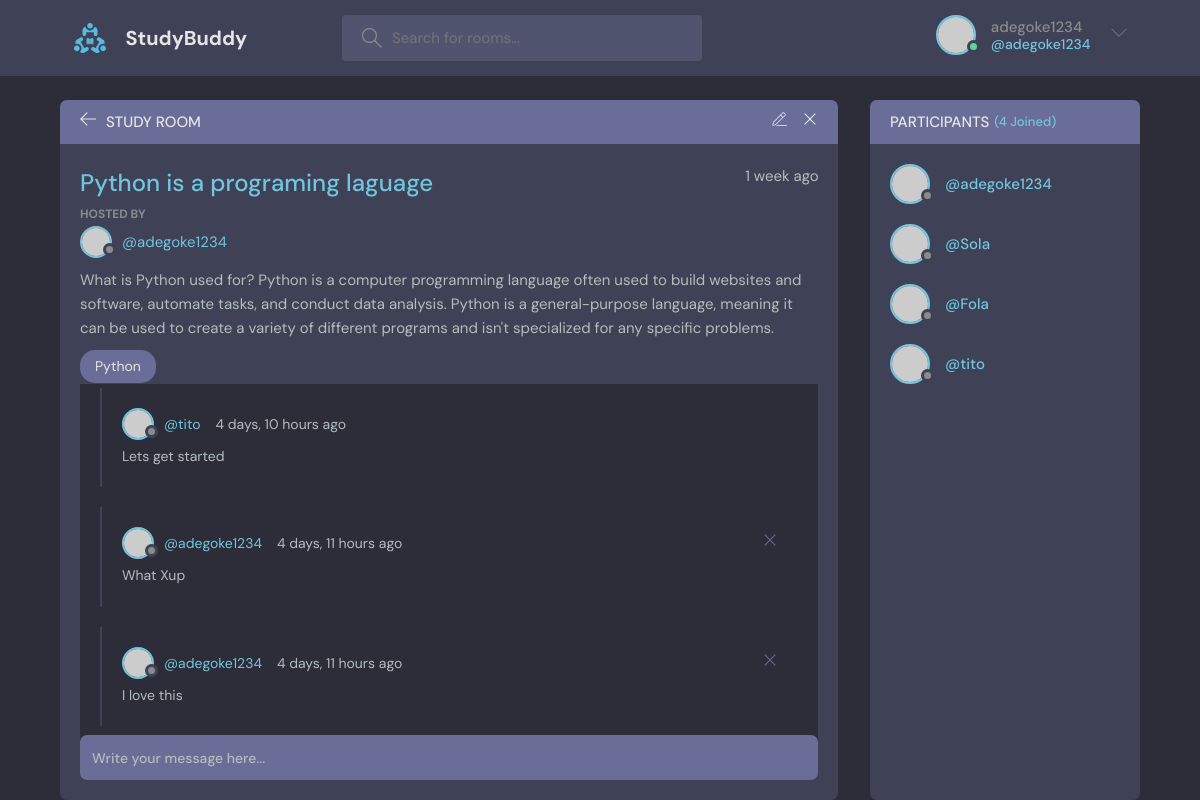
/room/2/ (signed in), run on the app's committed database.
### base/models.py (models this page shows, shortened)
class Room(models.Model):
    host = models.ForeignKey(User, on_delete=models.SET_NULL, null=True)
    topic = models.ForeignKey(Topic, on_delete=models.SET_NULL, null=True)
    name=models.CharField(max_length=200)
    description=models.TextField(null=True, blank=True)
    participants=models.ManyToManyField(User, related_name='participants', blank=True)
    updated=models.DateTimeField(auto_now=True)
    created= models.DateTimeField(auto_now_add=True)
    class Meta:
        ordering = ['-updated', '-created']

class Topic(models.Model):
    name=models.CharField(max_length=200)
    def __str__(self):
        return self.name

class Message(models.Model):
    user=models.ForeignKey(User, on_delete=models.CASCADE)
    room= models.ForeignKey(Room, on_delete=models.CASCADE)
    body= models.TextField()
    updated=models.DateTimeField(auto_now=True)
    created= models.DateTimeField(auto_now_add=True)
    class Meta:
        ordering = ['-updated', '-created']

### base/views.py (the view, shortened to what this page needs)
# urls.py: path('room/<str:pk>/', views.room, name='room'),
@login_required(login_url='login')
def room(request, pk):
    room=Room.objects.get(id=pk)
    room_messages= room.message_set.all()
    participants=room.participants.all()
    context={'room': room, 'room_messages': room_messages, 'participants': participants}
    return render(request, 'base/room.html', context)

### base/templates/base/room.html (shortened to what this page needs)
{% extends 'main.html' %}
  {% block content %}
  <main class="profile-page layout layout--2">
    <div class="container">
      <div class="room">
        <div class="room__top">
          <div class="room__topLeft">
            <a href="{% url 'home' %}">
              <svg version="1.1" xmlns="http://www.w3.org/2000/svg" width="32" height="32" viewBox="0 0 32 32">
                <title>arrow-left</title>
                <path
                  d="M13.723 2.286l-13.723 13.714 13.719 13.714 1.616-1.611-10.96-10.96h27.625v-2.286h-27.625l10.965-10.965-1.616-1.607z"
                ></path>
              </svg>
            </a>
            <h3>Study Room</h3>
          </div>
          {% if request.user ==  room.host %}
          <div class="room__topRight">
            <a href="{% url 'update-room' room.id   %}">
            </a>
            <a href="{% url 'delete-room' room.id %}">
              <svg version="1.1" xmlns="http://www.w3.org/2000/svg" width="32" height="32" viewBox="0 0 32 32">
                <title>remove</title>
                <path
                  d="M27.314 6.019l-1.333-1.333-9.98 9.981-9.981-9.981-1.333 1.333 9.981 9.981-9.981 9.98 1.333 1.333 9.981-9.98 9.98 9.98 1.333-1.333-9.98-9.98 9.98-9.981z"
                ></path>
              </svg>
            </a>
          </div>
          {% endif %}
        </div>
        <div class="room__box scroll">
          <div class="room__header scroll">
            <div class="room__info">
              <h3>{{room.name}}</h3>
              <span>{{room.created|timesince}} ago</span>
            </div>
            <div class="room__hosted">
              <p>Hosted By</p>
              <a href="{% url 'profile' room.id %}" class="room__author">
                <div class="avatar avatar--small">
                  <img src="https://randomuser.me/api/portraits/men/37.jpg" />
                </div>
                <span>@{{room.host}}</span>
              </a>
            </div>
            <div class="room__details">
              {{room.description}}
            </div>
            <span class="room__topics">{{room.topic}}</span>
          </div>
          <div class="room__conversation">
            <div class="threads scroll">
              {% for message in room_messages %}
              <div class="thread">
                <div class="thread__top">
                  <div class="thread__author">
                    <a href="#" class="thread__authorInfo">
                      <div class="avatar avatar--small">
                        <img src="https://randomuser.me/api/portraits/men/37.jpg" />
                      </div>
                      <span>@{{message.user}}</span>
                    </a>
                    <span class="thread__date">{{message.created|timesince}} ago</span>
                  </div>
                  {% if request.user == message.user %}
                  <div class="thread__delete">
                   <a href="{% url 'delete-message' message.id %}">
                    <svg version="1.1" xmlns="http://www.w3.org/2000/svg" width="32" height="32" viewBox="0 0 32 32">
                      <title>remove</title>
                      <path
                        d="M27.314 6.019l-1.333-1.333-9.98 9.981-9.981-9.981-1.333 1.333 9.981 9.981-9.981 9.98 1.333 1.333 9.981-9.98 9.98 9.98 1.333-1.333-9.98-9.98 9.98-9.981z"
                      ></path>
                    </svg>
                   </a>
                  </div>
                  {% endif %}
                </div>
                <div class="thread__details">
                 {{message.body}}
                </div>
              </div>
              {% endfor %}
            </div>
          </div>
        </div>
        <div class="room__message">
          <form action="#" method="POST">
            <input name="body" placeholder="Write your message here..." />
          </form>
        </div>
      </div>
      <div class="participants">
        <h3 class="participants__top">Participants<span>({{room.participants.count}} Joined)</span></h3>
        <div class="participants__list scroll">
          {% for user in participants %}
          <a href="{% url 'profile' user.id %}" class="participant">
            <div class="avatar avatar--medium">
              <img src="https://randomuser.me/api/portraits/men/37.jpg" />
            </div>
            <p>
              <span>@{{user.username}}</span>
            </p>
          </a>
          {% endfor %}
        </div>
      </div>
    </div>
  </main>
  {% endblock content %}

### templates/navbar.html (shortened to what this page needs)
{% load static %}
<header class="header header--loggedIn">
    <div class="container">
      <a href="{% url 'home' %}" class="header__logo">
        <img src="{% static 'images/logo.svg' %}" />
        <h1>StudyBuddy</h1>
      </a>
      <form class="header__search" method="GET">
        <label>
          <input placeholder="Search for rooms..." name="q" action="{% url 'home' %}" />
        </label>
      </form>
      <nav class="header__menu">
        {% if request.user.is_authenticated %}
        <div class="header__user">
          <a href="{% url 'profile' user.id %}">
            <div class="avatar avatar--medium active">
              <img src="https://randomuser.me/api/portraits/men/37.jpg" />
            </div>
            <p>{{request.user.username}} <span>@{{request.user.username}}</span></p>
          </a>
          <button class="dropdown-button">
            <svg version="1.1" xmlns="http://www.w3.org/2000/svg" width="32" height="32" viewBox="0 0 32 32">
              <title>chevron-down</title>
              <path d="M16 21l-13-13h-3l16 16 16-16h-3l-13 13z"></path>
            </svg>
          </button>
        </div>
        {% else %}
        <a href="{% url 'login' %}">
          <img src="{% static 'images/avatar.svg' %}" />
          <p>Login</p>
        </a>
        {% endif %}
      </nav>
    </div>
  </header>

### data on the page
Room: name "Python is a programing laguage", created "1 week", host "adegoke1234", description "What is Python used for? Python is a computer programming language often used to build websites and software, automate tasks, and conduct data analysis. Python is a general-purpose language, meaning it can be used to create a variety of different programs and isn't specialized for any specific problems.", topic "Python", participants.count "4"
Message: user "tito", created "4 days, 10 hours", body "Lets get started"
Message: user "adegoke1234", created "4 days, 11 hours", body "What Xup"
Message: user "adegoke1234", created "4 days, 11 hours", body "I love this"

### other printed values
{{ request.user.username }} "adegoke1234"
{{ user.username }} "adegoke1234"
{{ user.username }} "Sola"
{{ user.username }} "Fola"
{{ user.username }} "tito"
